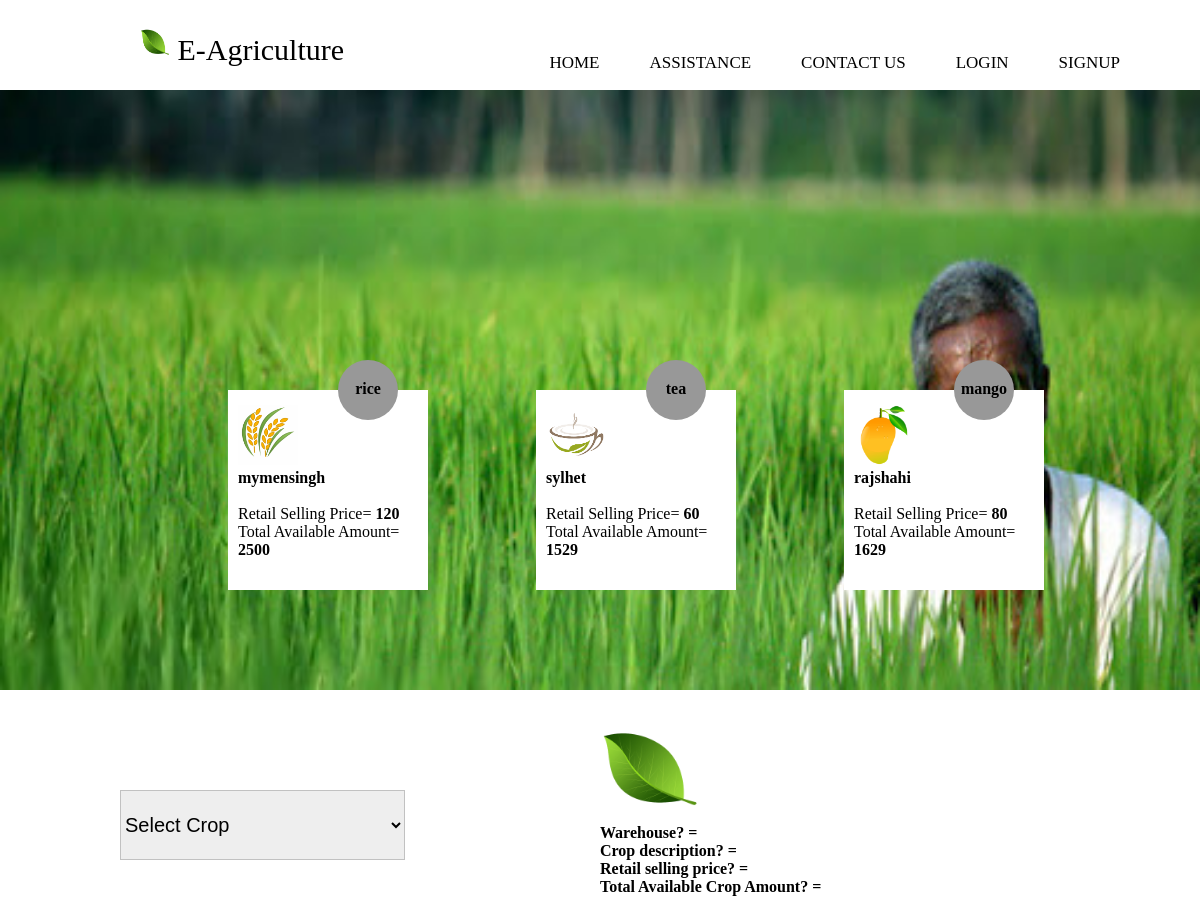
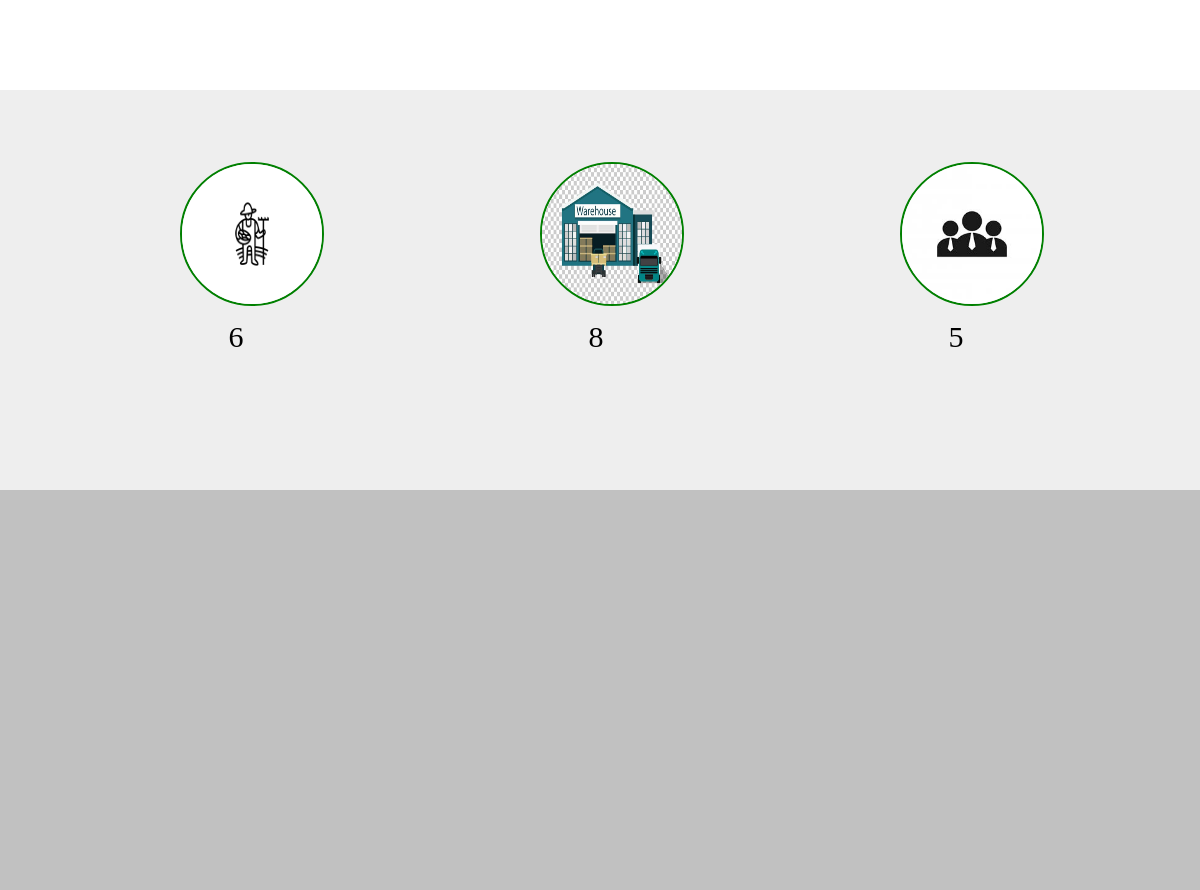
The page / on the database its author committed (2 pictures, top to bottom).
### tables this page shows
CREATE TABLE `monocrop` (
  `id` int(11) NOT NULL,
  `cropName` varchar(50) NOT NULL,
  `description` text NOT NULL,
  `buyingPrice` double NOT NULL,
  `sellingPrice` double NOT NULL,
  `areaForFamous` varchar(200) NOT NULL,
  `totalAmount` int(11) NOT NULL
);

### lib/Database.php (called while the page is built, shortened)
<?php
Class Database{
		private $host   = "localhost";
	private $user   = "root";
	private $pass   = "";
	private $dbname = "e_agri";
	public $link;
	private function connectDB(){
	$this->link = new mysqli($this->host, $this->user, $this->pass, $this->dbname);
 }
	public function select($query){
		$result = $this->link->query($query) or die($this->link->error.__LINE__);
		if($result->num_rows > 0){
			return $result;
		} else {
			return false;
		}
	}
}

### index.php (the view, shortened to what this page needs)
<?php include './header.php'; ?>
<div class="index-main-content">
	<div class="monocrop-detail" style="padding-top: 25%;">
		<div class="monocrop-list">
			<?php
			  $query = "SELECT * FROM monocrop Limit 3";
              $resultCrop = $db->select($query);
              if($resultCrop){
                while($resultCropp = $resultCrop->fetch_assoc()){
			?>
			        <div class="monocrop-list-one" style="margin-left: 10%;">
				        <div class="monocrop-body">
				        	<div class="monocrop-body-detail">
				        		<img src="img/<?php echo $resultCropp['cropName']; ?>.png" width="60px" height="60px"><br>
				        		<span style="font-weight: bold;"><?php echo $resultCropp['areaForFamous']; ?></span><br><br>
				        		<span>Retail Selling Price= <b><?php echo $resultCropp['sellingPrice']; ?></b></span><br>
				        		<span>Total Available Amount= <b><?php echo $resultCropp['totalAmount']; ?></b></span>
				        	</div>
				        </div>
				        <div class="monocrop-name">
                            <div class="monocrop-name-text">
                                <span><?php echo $resultCropp['cropName']; ?></span>
                            </div>
                        </div>
				    </div>
			<?php
			    }
		       }
			?>
		</div>
	</div>
</div>
<div class="monocrop-search">
	<div class="monocrop-search-bar">
        <select id="dMethodt" style="width: 150%;height: 70px; background: #eee; border: 1px solid #c1c1c1;font-size: 20px;margin-top: 50px;">
                <option disabled selected value>Select Crop</option>
              </select>
	</div>
	<div class="monocrop-search-detail">
        <div class="cropDisplayLogo">
            <img src="img/leaf.png" width="100px" height="100px"><br>
        </div>
        <label><b>Warehouse? = </b></label> <label class="warehouse"></label><br>
        <label><b>Crop description? = </b></label> <label class="description"></label><br>
        <label><b>Retail selling price? = </b></label> <label class="sellingPrice"></label><br>
        <label><b>Total Available Crop Amount? = </b></label> <label class="totalAmount"></label><br>
    </div>
</div>
<div class="agri-info">
    <div class="agri-info-part">
        <div class="agri-info-part-head">
            <img class="agri-info-part-head-logo" src="img/farmer.png">
        </div>
        <div class="agri-info-part-body">
            <?php
                $query = "SELECT * FROM farmer";
                $result = $db->select($query);
                $i=0;
                if($result){
                    while($resultt = $result->fetch_assoc()){
                        $i++;
                    }
                }
                echo $i;
            ?>
        </div>
    </div>
    <div class="agri-info-part">
        <div class="agri-info-part-head">
            <img class="agri-info-part-head-logo" src="img/warehouse.jpg">
        </div>
        <div class="agri-info-part-body">
            <?php
                $query = "SELECT * FROM warehouse";
                $result = $db->select($query);
                $i=0;
                if($result){
                    while($resultt = $result->fetch_assoc()){
                        $i++;
                    }
                }
                echo $i;
            ?>
        </div>
    </div>
    <div class="agri-info-part">
        <div class="agri-info-part-head">
            <img class="agri-info-part-head-logo" src="img/employee.jpg">
        </div>
        <div class="agri-info-part-body">
            <?php
                $query = "SELECT * FROM employee";
                $result = $db->select($query);
                $i=0;
                if($result){
                    while($resultt = $result->fetch_assoc()){
                        $i++;
                    }
                }
                echo $i;
            ?>
        </div>
    </div>
</div>
<?php include('footer.php') ?>

### header.php (shortened to what this page needs)
<?php
include './lib/Database.php';
$db = new Database();
?>
<!DOCTYPE html>
<html>
<head>
	<link rel="stylesheet" type="text/css" href="css/index.css">
	<link rel="stylesheet" type="text/css" href="css/fontawesome.min.css">
	<link href="css/font-awesome.css" rel="stylesheet" type="text/css" />
</head>
<body>
	<header class="main-header">
		<div class="header-title">
		    <img class="header-title-logo" src="img/leaf.png" width="30px" height="35px">
			<span>E-Agriculture</span>
		</div>
		<div class="header-option">
			<ul>
				<li class="active"><a href="index.php">HOME</a></li>
				<li><a href="assistance.php">ASSISTANCE</a></li>
				<li><a href="contactUs.php">CONTACT US</a></li>
				<?php
				if ((!isset($_COOKIE["username"])) AND ( !isset($_COOKIE["password"]))) {
				?>
				    <li><a href="login.php">LOGIN</a></li>
				    <li><a href="signup.php">SIGNUP</a></li>
				<?php
			    }else{
			    	?>
			    	<li><a href="account.php">ACCOUNT</a></li>
			    	<li><a href="?logout">LOGOUT</a></li>
			    	<?php
			    }
				?>
			</ul>
		</div>
	</header>

### footer.php (shortened to what this page needs)
<div class="footer-main">
</div>
</body>
</html>

### css/index.css (style rules this page uses)
body { margin: 0; left: 0; top: 0; background-color: #eee; }
.main-header { height: 90px; width: 100%; background: white; }
.header-title { font-size: 30px; margin-left: 140px; padding-top: 25px; }
.header-option { float: right; margin-right: 80px; margin-top: -30px; }
.header-option li { float: left; margin-left: 50px; list-style: none; font-size: 17px; }
.active { color: green; }
.monocrop-detail { margin-top: 25%; width: 100%; }
.monocrop-list { margin-left: 10%; }
.monocrop-list-one { height: 200px; width: 200px; float: left; }
.monocrop-name { margin-top: -230px; margin-left: 55%; height: 60px; width: 60px; border-radius: 50%; background: #989898; font-weight: bold; text-align: center; float: left; }
.monocrop-body { height: 200px; width: 200px; background: white; float: left; }
.monocrop-body-detail { padding-top: 15px; margin-left: 10px; }
a { text-decoration: none; color: black; }
.monocrop-search { width: 100%; background: white; }
.monocrop-search-bar { margin-left: 10%; padding-top: 50px; float: left; }
.monocrop-search-detail { margin-left: 50%; padding-top: 30px; }

### footer.php (style rules this page uses)
.footer-main { margin-top: 0%; height: 400px; background: #c1c1c1; }

### index.php (style rules this page uses)
.index-main-content { margin-top: -25%; background-image: url('img/farmer.jpg'); background-repeat: no-repeat; background-size: 100% 600px; height: 600px; width: 100%; }
.monocrop-search { margin-top: 0%; height: 300px; }
.monocrop-name-text { padding-top: 15px; margin-top: 5px; color: black; }
.agri-info { height: 400px; background: #eee; }
.agri-info-part { margin-left: 15%; float: left; width: 15%; padding-top: 6%; }
.agri-info-part-head { width: 140px; height: 140px; border-radius: 50%; }
.agri-info-part-head-logo { width: 140px; height: 140px; border: 2px solid green; border-radius: 50%; }
.agri-info-part-body { font-size: 30px; margin-left: 27%; padding-top: 10%; }

### rows shown on the page
monocrop: cropName (picture), areaForFamous "mymensingh", sellingPrice "120", totalAmount "2500", cropName "rice"
monocrop: shows a picture, areaForFamous "sylhet", sellingPrice "60", totalAmount "1529", cropName "tea"
monocrop: cropName (picture), areaForFamous "rajshahi", sellingPrice "80", totalAmount "1629", cropName "mango"

### other values the page prints
$i "6"
$i "8"
$i "5"
